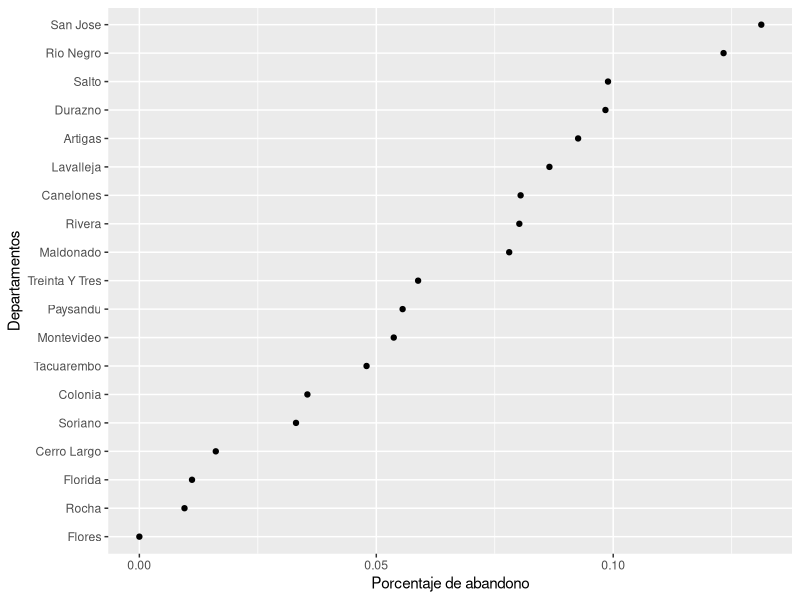
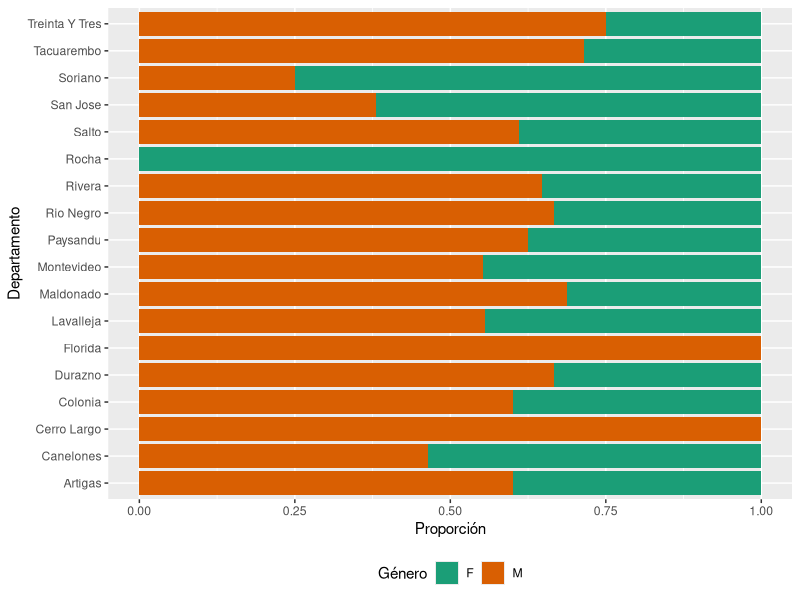
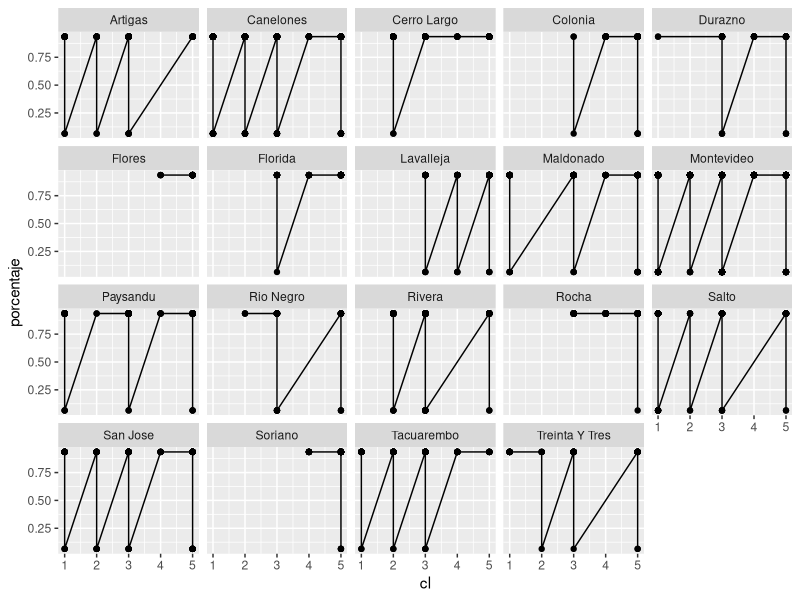

These charts were generated, in order, by the following R code: (Note: this script raises an error after producing the figures.)
## ---- chunk 1
knitr::opts_chunk$set(echo = TRUE, fig.pos = 'hbpt', out.extra = '', message = FALSE, warning = FALSE)
## ---- chunk 2
library(readr)
library(here)
library(tidyverse)
library(xtable)
## ---- chunk 3
muestra <- read_csv(here("Prueba/Datos/muestra.csv"))
## ---- chunk 4
muestra <- muestra %>% 
            mutate(new_Abandono = factor(Abandono, labels = c("0" = "No",
                                                              "1" = "Si")))
#xtable(muestra$Abandono, muestra$new_Abandono)
## ---- chunk 5
muestra %>% 
  filter(nombre_departamento == "Montevideo") %>% 
    summarise(total = n(),
              abandonos = sum(Abandono),
              porcentaje = abandonos/total)
## ---- chunk 6
muestra %>% 
  group_by(nombre_departamento) %>% 
    summarise(total = n(),
              abandonos = sum(Abandono),
              porcentaje = abandonos/total) %>% 
  ggplot(aes(x = porcentaje, y = reorder(nombre_departamento, porcentaje))) +
  geom_point() +
  labs(x = "Porcentaje de abandono",
       y = "Departamentos")
## ---- chunk 7
muestra %>% 
  filter(Abandono == 1) %>% 
    ggplot() +
    geom_bar(aes(x = nombre_departamento, fill = Sexo),
           position = "fill") +
    coord_flip() +
    labs(x = "Departamento",
         y = "Proporción",
         fill = "Género") +
    theme(legend.position = "bottom") +
    scale_fill_brewer( palette = "Dark2")
## ---- chunk 8
muestra %>% 
  summarise(total = n(),
            Abandono,
            cl,
            nombre_departamento) %>% 
  group_by(Abandono) %>% 
    summarise(porcentaje = n()/total,
              cl,
              nombre_departamento) %>% 
  ggplot(aes(x = cl, y = porcentaje), color = Abandono) +
  geom_point() +
  geom_line() +
  facet_wrap(vars(nombre_departamento)) +
  scale_color_brewer(palette = "Dark2")
## ---- chunk 9
muestra %>% 
  mutate(new_fecha_nacimiento = as.Date(`Fecha nacimiento`))
## ---- chunk 10
compra <- function (cprod, cdisp) {
  if (is.numeric(cprod) == FALSE | is.numeric(cdisp) == FALSE) {
    print("Argumento no numérico.")
  } else if (length(cprod) != length(cdisp)) {
    compra = 0
  } else if (cprod < cdisp) {
    compra = 1
  } else {
    compra = 0
  }
  return(compra)
}

compra(c(1,4,2), 1:3)

compra(c("A","B"), 1:3)

